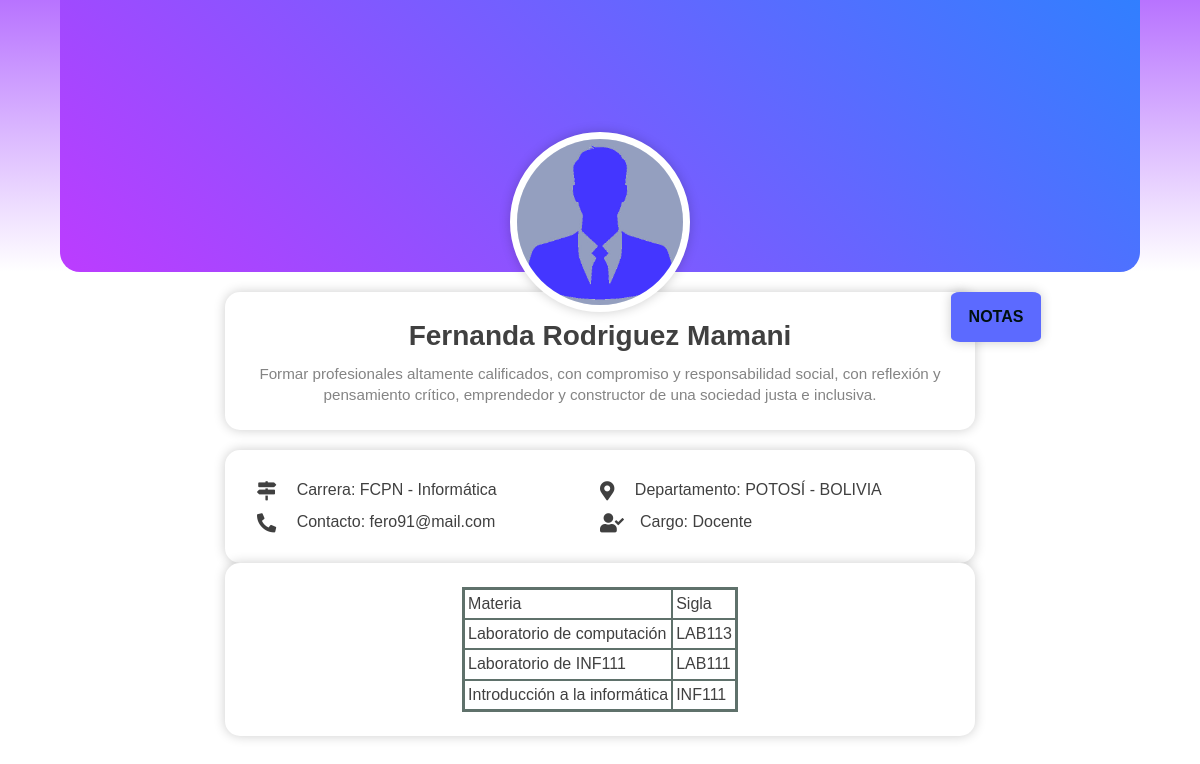
Page /pregunta2/perfil.php (signed in) on the committed database.
### tables this page shows
CREATE TABLE `usuario` (
  `ci` int(10) NOT NULL,
  `nombre` varchar(100) NOT NULL,
  `fecha_nac` varchar(15) NOT NULL,
  `departamento` varchar(2) NOT NULL,
  `tipo` char(1) NOT NULL,
  `usuario` varchar(30) NOT NULL,
  `password_u` varchar(40) NOT NULL
);

CREATE TABLE `materia` (
  `sigla` varchar(6) NOT NULL,
  `descripcion_m` varchar(60) NOT NULL,
  `id_carrera` bigint(20) NOT NULL
);

### pregunta2/perfil.php (the view, shortened to what this page needs)
<?php
$notasdocente[0]='redes-sociales';
$notasdocente[1]="NOTAS";
$notasdocente[2]="avatar_Docente.jpg";
$arrayDocente=array('Materia', 'Sigla');
$arrayEstudiante=array('Materia', 'Sigla', 'Nota 1', 'Nota 2', 'Nota 3', 'Nota Final');
$titulos=array();
$departamentos=array('02'=>'LA PAZ', '03'=>'COCHABAMBA', '04'=>'ORURO', '05'=>'POTOSÍ');
if($_SESSION['autorizado']==true){
    $ci = $_SESSION['ci'];
    $cargo="";
    include "conexion.inc.php";
    $query="SELECT * FROM usuario WHERE ci=".$ci.";";
    $resultado = $conn->query($query);
    $usuario = $resultado->fetch_all(MYSQLI_ASSOC);
    if($_SESSION['tipo']){
        $notasdocente[0]="";
        $notasdocente[1]="";
        $notasdocente[2]="avatar.jpg";
        $query="select xm.descripcion_m, xm.sigla, xi.nota1, xi.nota2, xi.nota3, xi.notafinal
        from usuario xu, inscrito xi, materia xm
        where xu.ci = xi.ci
        and xi.sigla = xm.sigla
        and xi.ci =".$ci.";";
        $resultado= $conn->query($query);
        $titulos=$arrayEstudiante;
        $cargo="Estudiante";
    }else{
        $titulos=$arrayDocente;
        $query="select xm.descripcion_m, xm.sigla
        from dicta xd, materia xm, usuario xu
        where xd.ci = xu.ci
        and xd.sigla = xm.sigla
        and xd.ci =".$ci.";";
        $resultado=$conn->query($query);
        $cargo="Docente";
    }
}else{
    echo '<h1 align="center">Ingresa con tu usuario y contraseña</h1>';
    echo '<meta http-equiv="refresh" content="2; url=login.php">';
    die();
}
?>
<!DOCTYPE html>
<html lang="en">
<head>
    <link rel="stylesheet" type="text/css" href="https://necolas.github.io/normalize.css/8.0.1/normalize.css">
    <link rel="stylesheet" href="https://pro.fontawesome.com/releases/v5.10.0/css/all.css" />
</head>
<body>
    <section class="seccion-perfil-usuario">
        <div class="perfil-usuario-header">
            <div class="perfil-usuario-portada">
                <div class="perfil-usuario-avatar">
                    <img src="<?php echo $notasdocente[2]; ?>" alt="img-avatar">
                </div>
            </div>
        </div>
        <div class="perfil-usuario-body">
            <div class="perfil-usuario-bio">
                <h3 class="titulo"><?php echo $usuario[0]['nombre']?></h3>
                <p class="texto">Formar profesionales altamente calificados, con compromiso y responsabilidad social,
                    con reflexión y pensamiento crítico, emprendedor y constructor de una sociedad justa e inclusiva.</p>
            </div>
            <div class="perfil-usuario-footer">
                <ul class="lista-datos">
                    <li><i class="icono fas fa-map-signs"></i> Carrera: FCPN - Informática</li>
                    <li><i class="icono fas fa-phone-alt"></i> Contacto: <?php echo $usuario[0]['usuario']; ?>@mail.com</li>
                </ul>
                <ul class="lista-datos">
                    <li><i class="icono fas fa-map-marker-alt"></i> Departamento: <?php echo $departamentos[$usuario[0]['departamento']]; ?> - BOLIVIA</li>
                    <li><i class="icono fas fa-user-check"></i>Cargo: <?php echo $cargo; ?></li>
                </ul>
            </div>
            <div class="perfil-usuario-footer">
                <table style="margin: 0 auto;">
                    <tr>
                    <?php
                        for($i=0; $i<count($titulos); $i++){
                            echo "<td>".$titulos[$i]."</td>";
                        }
                    ?>
                    </tr>
                    <?php
                    while($fila=mysqli_fetch_array($resultado)){
                        echo "<tr>";
                        for ($j=0; $j<count($titulos); $j++) {
                            echo "<td>".$fila[$j]."</td>";
                        }
                        echo "</tr>";
                    }
                    ?>
                </table>
            </div>
            <div class="<?php echo $notasdocente[0]; ?>">
                <a href="notas.php" class="boton-redes media-notas"><?php echo $notasdocente[1] ?></a>
            </div>
        </div>
    </section>
</body>
</html>

### pregunta2/perfil.php (style rules this page uses)
html { -webkit-text-size-adjust: 100%; -ms-text-size-adjust: 100%; text-size-adjust: 100%; line-height: 1.4; }
* { margin: 0; padding: 0; -webkit-box-sizing: border-box; -moz-box-sizing: border-box; box-sizing: border-box; }
body { color: #404040; font-family: "Arial", Segoe UI, Tahoma, sans-serifl, Helvetica Neue, Helvetica; }
table { border: 2px solid #5f716b; border-spacing: 0px; }
td, tr { border: 1px solid #5f716b; padding: 3px; }
.seccion-perfil-usuario .perfil-usuario-body, .seccion-perfil-usuario { display: flex; flex-wrap: wrap; flex-direction: column; align-items: center; }
.seccion-perfil-usuario .perfil-usuario-header { width: 100%; display: flex; justify-content: center; background: linear-gradient(#B873FF, transparent); margin-bottom: 1.25rem; }
.seccion-perfil-usuario .perfil-usuario-portada { display: block; position: relative; width: 90%; height: 17rem; background: linear-gradient(45deg, #BC3CFF, #317FFF); border-radius: 0 0 20px 20px; }
.seccion-perfil-usuario .perfil-usuario-avatar { display: flex; width: 180px; height: 180px; align-items: center; justify-content: center; border: 7px solid #FFFFFF; background-color: #DFE5F2; border-radius: 50%; box-shadow: 0 0 12px rgba(0, 0, 0, .2); position: absolute; bottom: -40px; left: calc(50% - 90px); z-index: 1; }
.seccion-perfil-usuario .perfil-usuario-avatar img { width: 100%; position: relative; border-radius: 50%; }
.seccion-perfil-usuario .perfil-usuario-body { width: 70%; position: relative; max-width: 750px; }
.seccion-perfil-usuario .perfil-usuario-body .titulo { display: block; width: 100%; font-size: 1.75em; margin-bottom: 0.5rem; }
.seccion-perfil-usuario .perfil-usuario-body .texto { color: #848484; font-size: 0.95em; }
.seccion-perfil-usuario .perfil-usuario-footer, .seccion-perfil-usuario .perfil-usuario-bio { display: flex; flex-wrap: wrap; padding: 1.5rem 2rem; box-shadow: 0 0 12px rgba(0, 0, 0, .2); background-color: #fff; border-radius: 15px; width: 100%; }
.seccion-perfil-usuario .perfil-usuario-bio { margin-bottom: 1.25rem; text-align: center; }
.seccion-perfil-usuario .lista-datos { width: 50%; list-style: none; }
.seccion-perfil-usuario .lista-datos li { padding: 5px 0; }
.seccion-perfil-usuario .lista-datos li>.icono { margin-right: 1rem; font-size: 1.2rem; vertical-align: middle; }
.seccion-perfil-usuario .redes-sociales { position: absolute; right: calc(0px - 50px - 1rem); top: 0; display: flex; flex-direction: column; }
.seccion-perfil-usuario .redes-sociales .boton-redes { border: 0; background-color: #fff; text-decoration: none; display: inline-flex; align-items: center; justify-content: center; width: 90px; height: 50px; border-radius: 10%; color: #fff; box-shadow: 0 0 12px rgba(0, 0, 0, .2); font-size: 1.3rem; }
.seccion-perfil-usuario .boton-redes.media-notas { background-color: #5c6aff; font-size: 1rem; color:#001010; font-weight: bold; }

### rows in the picture
usuario: nombre "Fernanda Rodriguez Mamani", usuario "fero91", departamento "POTOSÍ"
materia: descripcion_m "Laboratorio de computación", sigla "LAB113"
materia: descripcion_m "Laboratorio de INF111", sigla "LAB111"
materia: descripcion_m "Introducción a la informática", sigla "INF111"

### other values in the picture
$cargo "Docente"
$titulos[$i] "Materia"
$titulos[$i] "Sigla"
$notasdocente[1] "NOTAS"
